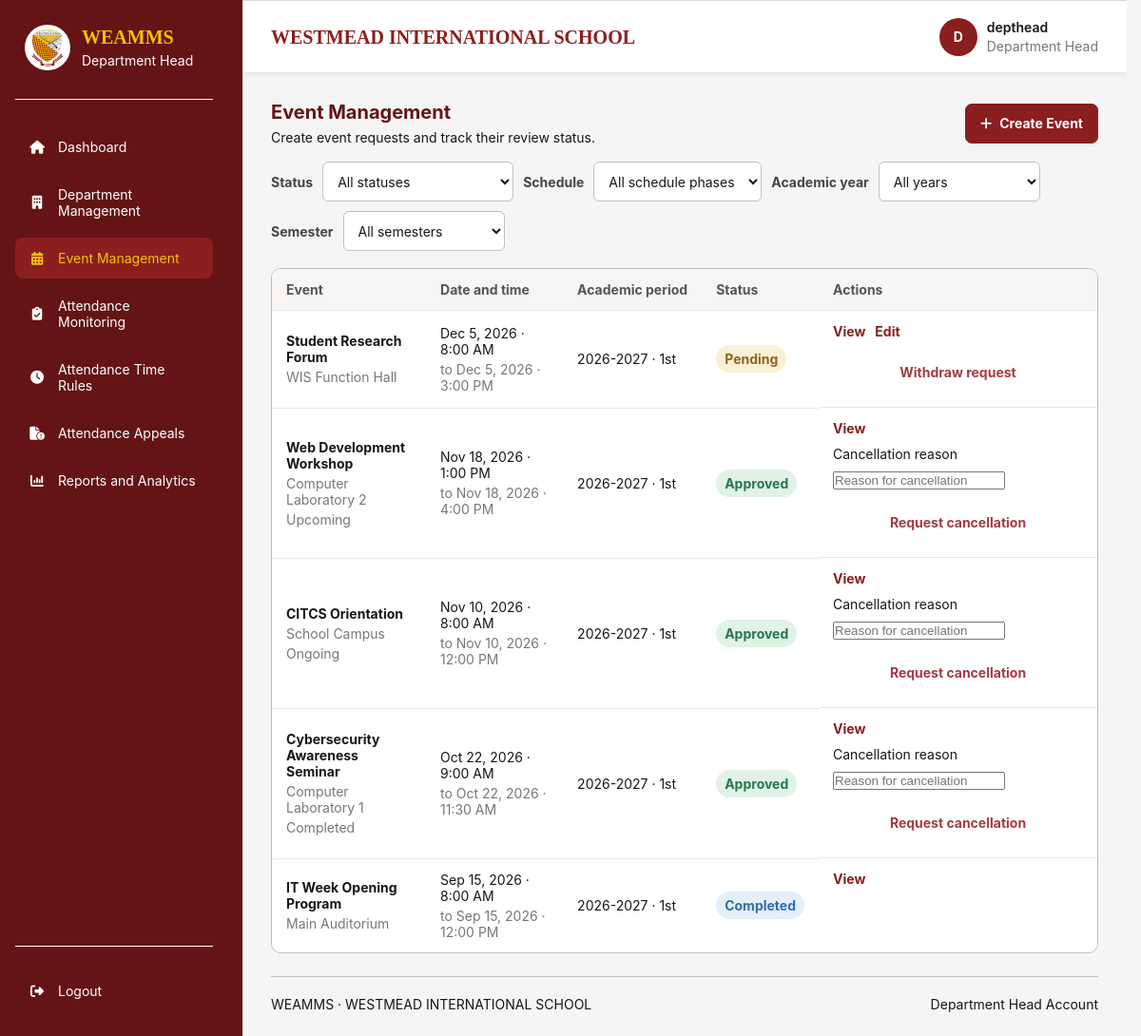
The page /department-head/events/index.php (signed in) on the database its author committed.
### tables this page shows
CREATE TABLE `events` (
  `event_id` bigint(20) UNSIGNED NOT NULL,
  `department_id` bigint(20) UNSIGNED NOT NULL,
  `requested_by` bigint(20) UNSIGNED NOT NULL,
  `academic_period_id` bigint(20) UNSIGNED NOT NULL,
  `event_title` varchar(200) NOT NULL,
  `event_description` text DEFAULT NULL,
  `venue` varchar(200) DEFAULT NULL,
  `start_at` datetime NOT NULL,
  `end_at` datetime NOT NULL,
  `attendance_opens_at` datetime DEFAULT NULL,
  `attendance_closes_at` datetime DEFAULT NULL,
  `event_status` enum('pending','approved','rejected','cancelled','cancellation_requested','completed') NOT NULL DEFAULT 'pending',
  `admin_reviewed_by` bigint(20) UNSIGNED DEFAULT NULL,
  `admin_reviewed_at` datetime DEFAULT NULL,
  `admin_remarks` text DEFAULT NULL,
  `cancellation_requested_at` datetime DEFAULT NULL,
  `cancellation_requested_by` bigint(20) UNSIGNED DEFAULT NULL,
  `cancellation_request_remarks` text DEFAULT NULL,
  `created_at` timestamp NOT NULL DEFAULT current_timestamp(),
  `updated_at` timestamp NOT NULL DEFAULT current_timestamp() ON UPDATE current_timestamp()
);

CREATE TABLE `academic_periods` (
  `academic_period_id` bigint(20) UNSIGNED NOT NULL,
  `academic_year` varchar(20) NOT NULL,
  `semester` enum('1st','2nd','Summer','Other') NOT NULL DEFAULT '1st',
  `start_date` date NOT NULL,
  `end_date` date NOT NULL,
  `is_current` tinyint(1) NOT NULL DEFAULT 0,
  `created_at` timestamp NOT NULL DEFAULT current_timestamp()
);

### includes/department_head_context.php (called while the page is built, shortened)
<?php
function dhEscape(mixed $value): string
{
    return htmlspecialchars(
        (string) $value,
        ENT_QUOTES,
        'UTF-8'
    );
}

### department-head/events/index.php (the view, shortened to what this page needs)
<?php
require_once __DIR__ . '/../../includes/department_head_layout_start.php';
$allowedStatuses = ['pending', 'approved', 'rejected', 'cancellation_requested', 'cancelled', 'completed'];
$statusFilter = $_GET['status'] ?? '';
if (!is_string($statusFilter) || !in_array($statusFilter, $allowedStatuses, true)) {
    $statusFilter = '';
}
$sql = "
    SELECT e.event_id, e.event_title, e.venue, e.start_at, e.end_at,
           e.event_status, e.cancellation_request_remarks,
           ap.academic_year, ap.semester
    FROM events e
    INNER JOIN academic_periods ap
        ON ap.academic_period_id = e.academic_period_id
    WHERE e.department_id = :department_id";
$params = ['department_id' => $departmentId];
$sql .= ' ORDER BY e.start_at DESC, e.event_id DESC';
$stmt = $pdo->prepare($sql);
$stmt->execute($params);
$events = $stmt->fetchAll(PDO::FETCH_ASSOC);
?>
<section class="dashboard-section management-page">
    <div class="section-heading">
        <div>
            <h2>Event Management</h2>
            <p>Create event requests and track their review status.</p>
        </div>
        <a class="management-button" href="<?= dhEscape($baseUrl) ?>/department-head/events/create.php">
            <i class="fa-solid fa-plus" aria-hidden="true"></i>
            Create Event
        </a>
    </div>
    <form class="management-filter" method="get" action="<?= dhEscape($baseUrl) ?>/department-head/events/index.php">
        <label for="status">Status</label>
        <select id="status" name="status" onchange="this.form.requestSubmit()">
            <option value="">All statuses</option>
        </select>
        <label for="phase">Schedule</label>
        <select id="phase" name="phase" onchange="this.form.requestSubmit()">
            <option value="">All schedule phases</option>
        </select>
        <label for="academic_year">Academic year</label>
        <select id="academic_year" name="academic_year" onchange="this.form.requestSubmit()">
            <option value="">All years</option>
        </select>
        <label for="semester">Semester</label>
        <select id="semester" name="semester" onchange="this.form.requestSubmit()">
            <option value="">All semesters</option>
        </select>
    </form>
    <?php if ($events === []): ?>
        <div class="department-panel empty-state">
            <i class="fa-regular fa-calendar" aria-hidden="true"></i>
            <strong>No events found</strong>
            <p><?= $statusFilter === '' ? 'Create an event request to get started.' : 'There are no events with this status.' ?></p>
        </div>
    <?php else: ?>
        <div class="management-table-wrap event-list-scroll">
            <table class="management-table">
                <thead>
                    <tr>
                        <th scope="col">Event</th>
                        <th scope="col">Date and time</th>
                        <th scope="col">Academic period</th>
                        <th scope="col">Status</th>
                        <th scope="col">Actions</th>
                    </tr>
                </thead>
                <tbody>
                    <?php foreach ($events as $event): ?>
                        <?php $eventStatus = strtolower($event['event_status']); ?>
                        <tr>
                            <td data-label="Event">
                                <strong><?= dhEscape($event['event_title']) ?></strong>
                                <span><?= dhEscape($event['venue'] ?: 'Venue not specified') ?></span>
                                <?php if ($eventStatus === 'approved'): ?>
                                    <?php
                                    $now = time();
                                    $startTime = strtotime($event['start_at']);
                                    $endTime = strtotime($event['end_at']);
                                    $phase = $now < $startTime ? 'Upcoming' : ($now <= $endTime ? 'Ongoing' : 'Completed');
                                    ?>
                                    <span><?= dhEscape($phase) ?></span>
                                <?php endif; ?>
                            </td>
                            <td data-label="Date and time">
                                <?= dhEscape(date('M j, Y · g:i A', strtotime($event['start_at']))) ?>
                                <span>to <?= dhEscape(date('M j, Y · g:i A', strtotime($event['end_at']))) ?></span>
                            </td>
                            <td data-label="Academic period">
                                <?= dhEscape($event['academic_year']) ?> · <?= dhEscape($event['semester']) ?>
                            </td>
                            <td data-label="Status">
                                <span class="status-pill status-<?= dhEscape($eventStatus) ?>">
                                    <?= dhEscape(ucwords(str_replace('_', ' ', $eventStatus))) ?>
                                </span>
                            </td>
                            <td data-label="Actions" class="management-actions">
                                <a class="management-link" href="<?= dhEscape($baseUrl) ?>/department-head/events/view.php?id=<?= (int) $event['event_id'] ?>">View</a>
                                <?php if (in_array($eventStatus, ['pending', 'rejected'], true)): ?>
                                    <a class="management-link" href="<?= dhEscape($baseUrl) ?>/department-head/events/edit.php?id=<?= (int) $event['event_id'] ?>">Edit</a>
                                <?php endif; ?>
                                <?php if ($eventStatus === 'rejected'): ?>
                                    <form method="post" action="<?= dhEscape($baseUrl) ?>/department-head/events/request.php">
                                        <input type="hidden" name="csrf_token" value="<?= dhEscape(dhCsrfToken()) ?>">
                                        <input type="hidden" name="event_id" value="<?= (int) $event['event_id'] ?>">
                                        <button class="management-link-button" type="submit">Resubmit</button>
                                    </form>
                                <?php elseif (in_array($eventStatus, ['pending', 'approved'], true)): ?>
                                    <form method="post" action="<?= dhEscape($baseUrl) ?>/department-head/events/cancel.php">
                                        <?php if ($eventStatus === 'approved'): ?>
                                            <label class="visually-hidden" for="cancel-remarks-<?= (int) $event['event_id'] ?>">Cancellation reason</label>
                                            <input id="cancel-remarks-<?= (int) $event['event_id'] ?>" name="remarks" type="text" maxlength="1000" required placeholder="Reason for cancellation">
                                        <?php endif; ?>
                                        <button class="management-link-button management-danger-link" type="submit">
                                            <?= $eventStatus === 'approved' ? 'Request cancellation' : 'Withdraw request' ?>
                                        </button>
                                    </form>
                                <?php endif; ?>
                            </td>
                        </tr>
                    <?php endforeach; ?>
                </tbody>
            </table>
        </div>
    <?php endif; ?>
</section>
<?php require __DIR__ . '/../../includes/footer.php'; ?>
</main>
</body>
</html>

### assets/css/style.css (style rules this page uses)
:root { --wis-maroon-light: #B43737; --wis-maroon: #8B1E1E; --wis-maroon-dark: #641414; --wis-gold: #F2C300; --wis-gold-dark: #D6A900; --wis-white: #FFFFFF; --wis-light-blue: #E8F0FE; --wis-black: #171717; --wis-background: #F5F5F5; --wis-border: #B8C1CC; --wis-shadow: 0 8px 25px rgba(0, 0, 0, 0.10); }
* { box-sizing: border-box; margin: 0; padding: 0; }
html { scroll-behavior: smooth; }
body { display: flex; justify-content: center; align-items: flex-start; min-height: 100vh; padding: 0 20px; background: var(--wis-background); color: var(--wis-black); font-family: Arial, Helvetica, sans-serif; }
form { width: 100%; margin: 0 auto; }
button { display: block; width: 100%; min-height: 48px; padding: 12px 14px; border: 2px solid var(--wis-maroon); border-radius: 7px; background: var(--wis-maroon); color: var(--wis-white); font-family: Arial, Helvetica, sans-serif; font-size: 14px; font-weight: 700; cursor: pointer; transition: background 0.2s ease, border-color 0.2s ease, color 0.2s ease, transform 0.2s ease; }

### rows shown on the page
events: event_title "Student Research Forum", venue "WIS Function Hall", start_at "Dec 5, 2026 · 8:00 AM", end_at "Dec 5, 2026 · 3:00 PM", academic_period.academic_year "2026-2027", academic_period.semester "1st", event_status "Pending", shows "Withdraw request"
events: event_title "Web Development Workshop", venue "Computer Laboratory 2", start_at "Upcoming", start_at "Nov 18, 2026 · 1:00 PM", end_at "Nov 18, 2026 · 4:00 PM", academic_period.academic_year "2026-2027", academic_period.semester "1st", event_status "Approved", shows "Request cancellation"
events: event_title "CITCS Orientation", venue "School Campus", dhEscape($phase) "Ongoing", start_at "Nov 10, 2026 · 8:00 AM", end_at "Nov 10, 2026 · 12:00 PM", academic_period.academic_year "2026-2027", academic_period.semester "1st", event_status "Approved", shows "Request cancellation"
events: event_title "Cybersecurity Awareness Seminar", venue "Computer Laboratory 1", dhEscape($phase) "Completed", start_at "Oct 22, 2026 · 9:00 AM", end_at "Oct 22, 2026 · 11:30 AM", academic_period.academic_year "2026-2027", academic_period.semester "1st", event_status "Approved", shows "Request cancellation"
events: event_title "IT Week Opening Program", venue "Main Auditorium", start_at "Sep 15, 2026 · 8:00 AM", end_at "Sep 15, 2026 · 12:00 PM", academic_period.academic_year "2026-2027", academic_period.semester "1st", event_status "Completed"

### other values the page prints
str_replace('_', ' ', $role) "Department Head"
$label "Dashboard"
$label "Department Management"
$label "Event Management"
$label "Attendance Monitoring"
$label "Attendance Time Rules"
$label "Attendance Appeals"
$label "Reports and Analytics"
$initial "D"
$username "depthead"
$userRole "Department Head"
$footerRoleLabel "Department Head"
